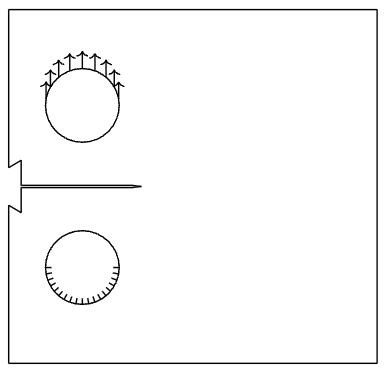
#> input picture examples/LEFM/images/compact_specimen.png, 388 x 373 px
$ python plot_compact_specimen.py
#> lines starting #> are read from the running program, lines starting #| are printed output that depends on the picture
r"""
.. _ref_lefm_compact_specimen_1:

Compact Tension Specimen: Fracture and Fatigue Analysis
-------------------------------------------------------

This script performs a detailed fracture and fatigue analysis of an ASTM E-399-72
compact tension (CT) specimen using principles of Linear Elastic Fracture
Mechanics (LEFM). It serves as a comprehensive educational and research tool,
demonstrating the theoretical and numerical workflow from fundamental
equations to result visualization.

**Analysis Workflow:**

1.  **Parameter Definition:** Establishes material properties (e.g., Young's
    modulus, fracture toughness) and specimen geometry based on the ASTM
    standard.
2.  **Geometric Factor Calculation:** Implements the standard polynomial function
    for the dimensionless geometry factor, $f(a/W)$.
3.  **Compliance Calculation:** Numerically computes the specimen's compliance,
    $C(a)$, by integrating the energy release rate, which is derived from the
    geometry factor. This step is crucial for linking stress-based and
    energy-based fracture criteria.
4.  **Fatigue Life Analysis:**
    *   Calculates the stress intensity factor range, $\Delta K$, using two
        equivalent LEFM methods:
        a.  **Direct Method:** Using the standard geometry factor, $f(a/W)$.
        b.  **Compliance Method:** Using the derivative of compliance, $dC/da$.
    *   Compares the results of both methods to verify the theoretical
        consistency.
    *   Integrates Paris' Law, $da/dN = C_{\text{Paris}}(\Delta K)^n$, to
        predict the fatigue life, plotting the crack length as a function of
        the number of cycles.
5.  **Verification and Visualization:** Generates plots to compare the
    different calculation methods and validates them against external
    experimental data.

**Theoretical Background:**

The analysis is based on the following key LEFM equations, which are also
detailed in the accompanying scientific paper:

*   **Stress Intensity Factor (SIF):**
    .. math::
        K_I = \frac{P}{B\sqrt{W}} f\left(\frac{a}{W}\right)

*   **Energy Release Rate and Compliance:**
    .. math::
        G = \frac{P^2}{2B} \frac{dC}{da} = \frac{K_I^2}{E'}

*   **Fatigue Crack Growth (Paris' Law):**
    .. math::
        \frac{da}{dN} = C_{\text{Paris}} (\Delta K)^n

This script demonstrates how these foundational concepts are applied to a
standard test case, providing a bridge between theory and practical
implementation.

"""

###############################################################################
# Import necessary libraries
# --------------------------
import numpy as np
import matplotlib.pyplot as plt
import matplotlib.image as mpimg
import os
import shutil
import sys

sys.path.insert(0, os.path.abspath('../../'))
plt.style.use('../../graph.mplstyle')
import plot_config as pcfg

img = mpimg.imread('images/compact_specimen.png')  # or .jpg, .tif, etc.
#> img is the input picture: shape (373, 388, 4) float32; mean R, G, B, A 0.975, 0.975, 0.975, 1
plt.imshow(img)
plt.axis('off')

# [6 lines of commented-out code are left out]
color_main = pcfg.color_blue
color_secondary = pcfg.color_orangered
color_tertiary = pcfg.color_gold
color_quaternary = pcfg.color_green
color_analytical = pcfg.color_black

###############################################################################
# Parameters definition
# ---------------------
# Define material and specimen parameters
E   = 211     # Young's modulus (kN/mm^2)
nu  = 0.3     # Poisson's ratio (-)
Gc  = 0.073   # Critical strain energy release rate (kN/mm)
m   = 2.08     # Paris' Law exponent (-)
Cparis = 1.615*10**(-8) * 10**(3*m/2)  # Paris' Law constant [mm^((2+3m)/2) / (cycle kN^m)]
Ep = E / (1.0 - nu**2) # Plane strain modulus (kN/mm^2)

# KIC_MPa_sqrtm = 130.0  # Fracture toughness in standard units (MPa√m)
# # Convert K_IC to consistent analysis units: kN/mm^(3/2)
# KIC = KIC_MPa_sqrtm * (1e-3) * np.sqrt(1000)
# # G_c is the energy required to create a unit area of crack surface
# Gc = KIC**2 / Ep

# %
# Define specimen geometry
b = 40.0  # Characteristic width of the specimen (mm)
B = 3.2   # Thickness (mm)

# %
# Crack length range and increment
a0 = 0.2  * b    # Initial crack length (mm)
af = 0.95 * b    # Final crack length (mm)
da = 0.0001 * b  # Small increment for high-accuracy numerical integration (mm)
a = np.arange(a0, af, da)  # Array of crack lengths (mm)


###############################################################################
# 3. Geometric Factor and Compliance Calculation
# ----------------------------------------------
# This section defines the geometry factor function and uses it to compute
# the specimen's compliance via numerical integration.

def geometry_factor(a, b):
    """
    Calculates the dimensionless geometry factor f(a/b) for an ASTM E-399 CT
    specimen. This polynomial expression is specified in the standard.
    """
    x = a / b
    numerator = (2 + x)
    denominator = (1 - x)**(1.5)
    polynomial = 0.886 + 4.64 * x - 13.32 * x**2 + 14.72 * x**3 - 5.6 * x**4
    return (numerator / denominator) * polynomial

# Calculate the geometric factor for the entire range of crack lengths
f_geometric = geometry_factor(a, b)

###############################################################################
# Calculate the critical force
# ----------------------------
# Critical force ($P_c$) based on LEFM
P_c = B * np.sqrt(b) * np.sqrt(Ep * Gc) / f_geometric

###############################################################################
# Compliance and stiffness calculations
# -------------------------------------
# Compliance (C) and stiffness (K) are calculated using numerical integration
# The compliance of the specimen witout crack is given by:
K0 = 2.232753e+01   # Initial stiffness (kN/mm)
C0 = 1.0/K0

# Define integration function using trapezoidal or Simpson's rule
from scipy.integrate import cumulative_trapezoid, cumulative_simpson

# Calculate compliance (C) and stiffness (K)
C = C0 / B * (1 + 2.0 / (C0 * Ep * b) * cumulative_trapezoid(f_geometric**2, a, initial=0))
K = 1.0 / C  # Stiffness is inverse of compliance

###############################################################################
# Plot: Stiffness ($K$) vs. crack length ($a$)
# --------------------------------------------
fig, ax1 = plt.subplots()

ax1.plot(a, K, color=color_analytical, linestyle='-')  # Plot K vs. a

ax1.set_xlabel(pcfg.crack_length_label)  # Label for crack length
ax1.set_ylabel(pcfg.stiffness_label)  # Label for stiffness
ax1.legend()

###############################################################################
# Plot: Compliance ($C$) vs. crack length ($a$)
# --------------------------------------------
fig, ax1 = plt.subplots()

ax1.plot(a, C, color=color_analytical, linestyle='-')

ax1.set_xlabel(pcfg.crack_length_label)
ax1.set_ylabel(pcfg.compliance_label)
ax1.legend()

###############################################################################
# dC/da term
# ----------
# This term is calculated as the derivative of compliance with respect to crack length
# note that the crack prpagates symetrically yo the right and the left, so we use 2*a for the derivative.
dCda_numerical = np.gradient(C, B*a)

# %
# Also is possible to obtain the relation directly by the following formula
dCda = 2*Gc / P_c**2

# Simple test to verify that the numerical and analytical dC/da are close
try:
    # Use a relative tolerance of 5% because numerical differentiation can
    # have inaccuracies.
    np.testing.assert_allclose(dCda_numerical, dCda, rtol=1e-2)
    print("Validation successful: Numerical dC/da matches analytical dC/da"
          " within tolerance.")
except AssertionError as e:
    print("Validation failed: Numerical and analytical dC/da do not match."
          f"\n{e}")


fig, ax1 = plt.subplots()
ax1.plot(a, dCda, color=color_analytical, linestyle='-', label='Analytical')  # Plot analytical dC/da
ax1.plot(a, dCda_numerical, color=color_quaternary, linestyle='--', label='Numerical')  # Plot numerical dC/da
ax1.grid(color='k', linestyle='-', linewidth=0.3)

ax1.set_xlabel(pcfg.crack_length_label)  # Label for crack length
ax1.set_ylabel(pcfg.dCda_label)
ax1.legend()

###############################################################################
# Plot: Critical force ($P_c$) vs. crack length ($a$) plain strain B=1
# --------------------------------------------------------------------
fig, ax1 = plt.subplots()

ax1.plot(a, P_c, color=color_analytical, linestyle='-', linewidth=2.0)  # Plot P_c vs. a
ax1.plot(a, np.sqrt(2.0 * Gc / dCda), color=color_quaternary, linestyle='--', label='dCda')
ax1.set_xlabel(pcfg.crack_length_label)  # Label for crack length
ax1.set_ylabel(pcfg.critical_force_label)  # Label for critical force
ax1.legend()

###############################################################################
# Save results to file
# --------------------
# results = np.column_stack((a, K, P_c, dCda))
# header = "a\tK\tPc\tdCda"
# np.savetxt(os.path.join(results_folder, "results.lefm"),
#            results, fmt="%.6e", delimiter="\t", header=header, comments="")


###############################################################################
# Specific curves
# ---------------
def get_u_P(ap0, a, P_c, C):
    index_ap0 = np.argmin(np.abs(a - ap0))
    P_c_a0 = P_c[index_ap0]
    u_c_a0 = P_c_a0 * C[index_ap0]

    u = P_c[index_ap0:] * C[index_ap0:]
    P = P_c[index_ap0:]
    a = a[index_ap0:]

    u0 = np.linspace(0, u[0], 1000)
    u = np.concatenate((u0, u))
    P = np.concatenate((u0 / C[index_ap0], P))
    a = np.concatenate((u0 * 0 + a[0], a))
    W = Gc * (a - ap0)
    C = u / P
    E = P**2 * C / 2
    # E = P*u / 2
    return u, P, a, W, E, u_c_a0, P_c_a0

# %
# Define specific crack length points for the analysis
ap0_points = np.array([0.2*b, 0.5*b, 0.7*b])  # Specific crack length points
ap0_colors = np.array(["red", "blue", "green"])  # Colors for these points in plots
ap0_style = ["-", "--", "--"]  # Line styles for these points
ap0_label = np.array([f"$a_0$={ap0_points[0]} mm", f"$a_0$={ap0_points[1]} mm ", f"$a_0$={ap0_points[2]} mm"])  # Labels for legend
index_ap0 = np.zeros(len(ap0_points), dtype=int)  # Indices of these points in the crack length array

# Find the indices of the specific crack length points in the array
i = 0
for a_i in ap0_points:
    index_ap0[i] = np.argmin(np.abs(a - a_i))  # Find the closest index
    i += 1

u1, P1, a1, W1, E1, u_c_a01, P_c_a01 = get_u_P(ap0_points[0], a, P_c, C)
u2, P2, a2, W2, E2, u_c_a02, P_c_a02 = get_u_P(ap0_points[1], a, P_c, C)
u3, P3, a3, W3, E3, u_c_a03, P_c_a03 = get_u_P(ap0_points[2], a, P_c, C)


# header_curves = "a\tu\tP\tstrain_energy\tfracture_energy"
# results_1 = np.column_stack((a1, u1, P1, E1, W1))
# np.savetxt(
#     os.path.join(
#         results_folder,
#         f"a0_{str(ap0_points[0]).replace('.', '')}.lefm_problem"
#     ),
#     results_1, fmt="%.6e", delimiter="\t", header=header_curves, comments=""
# )

# results_2 = np.column_stack((a2, u2, P2, E2, W2))
# np.savetxt(
#     os.path.join(
#         results_folder,
#         f"a0_{str(ap0_points[1]).replace('.', '')}.lefm_problem"
#     ),
#     results_2, fmt="%.6e", delimiter="\t", header=header_curves, comments=""
# )

# results_3 = np.column_stack((a3, u3, P3, E3, W3))
# np.savetxt(
#     os.path.join(
#         results_folder,
#         f"a0_{str(ap0_points[2]).replace('.', '')}.lefm_problem"
#     ),
#     results_3, fmt="%.6e", delimiter="\t", header=header_curves, comments=""
# )

###############################################################################
# Plot: Displacement ($u$) vs. Force ($P$)
# ----------------------------------------
fig, ax1 = plt.subplots()

ax1.plot(u1, P1, color=color_secondary, linestyle='--', label=ap0_label[0])
ax1.plot(u2, P2, color=color_analytical, linestyle='-', label=ap0_label[1])
ax1.plot(u3, P3, color=color_main, linestyle='-.', label=ap0_label[2])

ax1.set_xlabel(pcfg.displacement_label)
ax1.set_ylabel(pcfg.force_label)
ax1.legend()

plt.show()
#> figure, not shown here; curve peaks at x = 8, y = 71.45
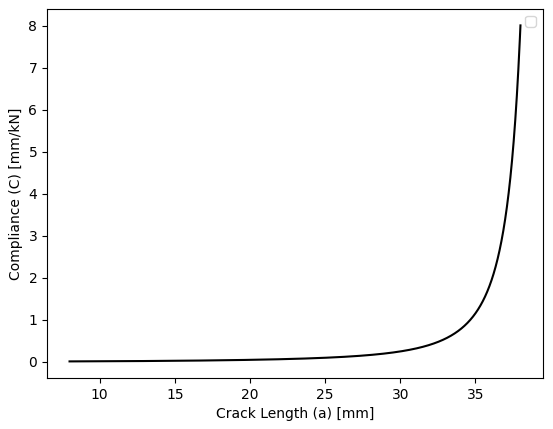
#> figure drawn by matplotlib, 1 panel; curve peaks at x = 38, y = 8.01
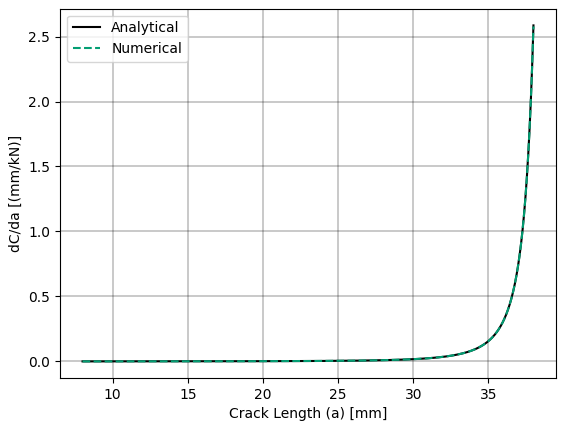
#> figure drawn by matplotlib, 1 panel; curve peaks at x = 38, y = 2.59; curve peaks at x = 38, y = 2.58
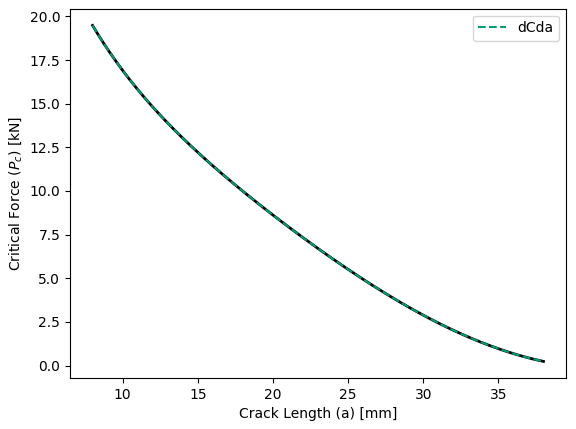
#> figure drawn by matplotlib, 1 panel; curve peaks at x = 8, y = 19.48; curve peaks at x = 8, y = 19.48
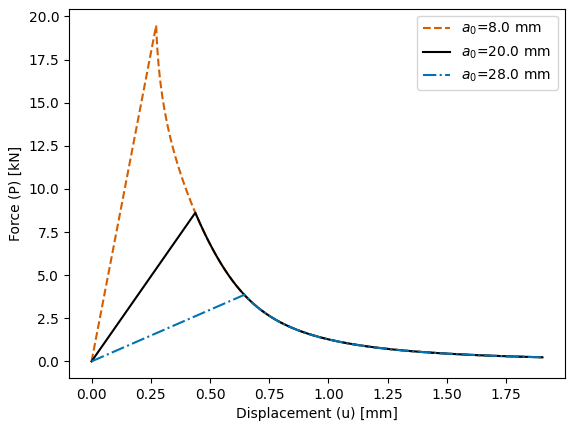
#> figure drawn by matplotlib, 1 panel

###############################################################################
# Plot: ($a$) vs. Energy ($E$)
# ----------------------------
fig, ax1 = plt.subplots()

ax1.plot(a1, E1, color=color_analytical, linestyle='-', label=ap0_label[0])
ax1.plot(a2, E2, color=color_secondary, linestyle='--', label=ap0_label[1])
ax1.plot(a3, E3, color=color_main, linestyle='--', label=ap0_label[2])

ax1.set_xlabel(pcfg.crack_length_label)
ax1.set_ylabel(pcfg.strain_energy_label)
ax1.legend()


###############################################################################
# Energy calculations for a0=0.3 mm
# ---------------------------------
fig, ax1 = plt.subplots()

ax1.plot(u1, a1, color=color_analytical, linestyle='-', label=ap0_label[0])
ax1.plot(u2, a2, color=color_secondary, linestyle='--', label=ap0_label[1])
ax1.plot(u3, a3, color=color_main, linestyle='--', label=ap0_label[2])

ax1.set_xlabel(pcfg.displacement_label)
ax1.set_ylabel(pcfg.crack_length_label)
ax1.legend()

###############################################################################
# Fatigue Life Calculation and Validation
# ---------------------------------------

a0_fatigue = 0.2*b # Initial crack length [mm]
af_fatigue = 0.9*b # Final crack length [mm]

# %%
# To perform the fatigue analysis in that range, will be needed to tlice the arrays to obtain the values of the compliance and crack area in that range.

def slice_array_by_values(a, value_1, value_2):
    """
    Returns a slice of the array `a` between the indices of the nearest values to `value_1` and `value_2`.

    Parameters:
    a (numpy.ndarray): The input array.
    value_1 (float): The first value to find in the array.
    value_2 (float): The second value to find in the array.

    Returns:
    numpy.ndarray: A new array sliced between the indices of the nearest values to `value_1` and `value_2`.
    """
    # Find the indices of the nearest values
    index_1 = (np.abs(a - value_1)).argmin()
    index_2 = (np.abs(a - value_2)).argmin()

    # Ensure index_1 is less than index_2
    if index_1 > index_2:
        index_1, index_2 = index_2, index_1

    # Return the sliced array
    return index_1, index_2 + 1

# %%
# Slice the arrays to obtain the fatigue region
i_o_1, i_f_1 = slice_array_by_values(a, a0_fatigue, af_fatigue)
a_fatigue = a[i_o_1:i_f_1]  # Crack lengths in the fatigue range
f_geometric_fatigue = f_geometric[i_o_1:i_f_1]
dCda_fatigue = dCda[i_o_1:i_f_1]  # Compliance derivative in the fatigue range

# This section calculates the fatigue life (number of cycles vs. crack length)
# using two theoretically equivalent LEFM approaches:
#
# 1. Stress-Based Method: Using the geometric factor f(a/W) to find Delta_K.
# 2. Energy-Based Method: Using the compliance derivative dC/da.
#
# The results are then compared to validate the numerical implementation.

# --- Fatigue Material Properties ---
AP = 1.5   # Applied cyclic force range (Delta_P) [kN]
Ni = 0     # Initial number of cycles

# --- Method 1: Fatigue Life from Geometric Factor ---
# Calculate the stress intensity factor range (Delta_K)
AK = AP / (B * np.sqrt(b)) * f_geometric_fatigue  # Stress intensity factor range
# Integrate Paris' Law: Nf = integral(1 / (C * (Delta_K)^m)) da
# For numerical stability, constant terms are pulled out of the integral.
Nf_f_geometric = Ni + 1/(Cparis * (AP/(B*np.sqrt(b)))**m) * \
    cumulative_trapezoid(1/(f_geometric_fatigue**m), a_fatigue, initial=0)
# Nf_f_geometric = Ni + cumulative_trapezoid(1 / (Cparis * AK**m), a, initial=0)

# --- Method 2: Fatigue Life from Compliance Derivative (dC/da) ---
# This uses the energy-based formulation of Paris' Law.
Nf_dCda = Ni + 1 / (Cparis * (Ep / (2 * B))**(m / 2) * AP**m) * \
    cumulative_trapezoid(1 / (dCda_fatigue*(B))**(m / 2), a_fatigue, initial=0)

# --- Validation Test ---
# Verify that both methods produce nearly identical results. A small tolerance
# is required to account for numerical errors from integration and differentiation.
try:
    # Use a relative tolerance of 1% (rtol=1e-2).
    np.testing.assert_allclose(Nf_f_geometric, Nf_dCda, rtol=1e-2)
    print("Validation successful: Fatigue life calculations from geometric"
          " factor and dC/da are consistent.")
except AssertionError as e:
    print("Validation FAILED: The two fatigue life calculation methods do not"
          f" match.\n{e}")


###############################################################################
# Plot:
# -----
fig, ax1 = plt.subplots()

ax1.plot(Nf_f_geometric, a_fatigue, color=color_main, linestyle='-', label=r"geometric")
ax1.plot(Nf_dCda, a_fatigue, color=color_secondary, linestyle='--', label=r"dCda")

ax1.set_xlabel(pcfg.cycles_label)
ax1.set_ylabel(pcfg.crack_length_label)
ax1.legend()

plt.show()
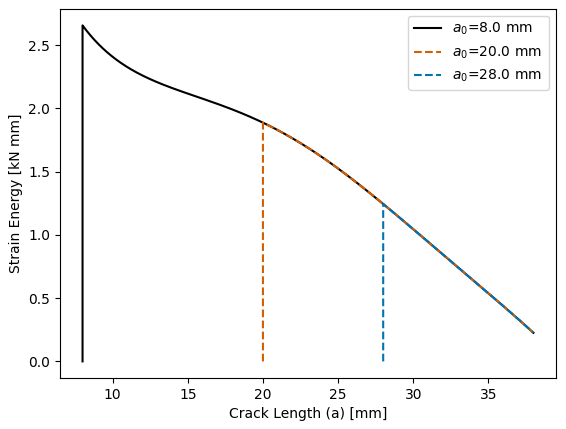
#> figure drawn by matplotlib, 1 panel
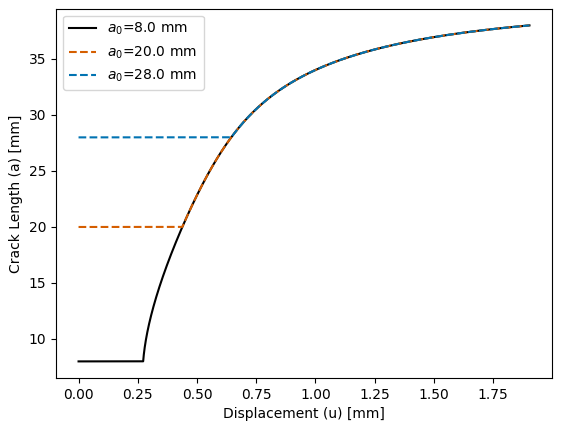
#> figure drawn by matplotlib, 1 panel
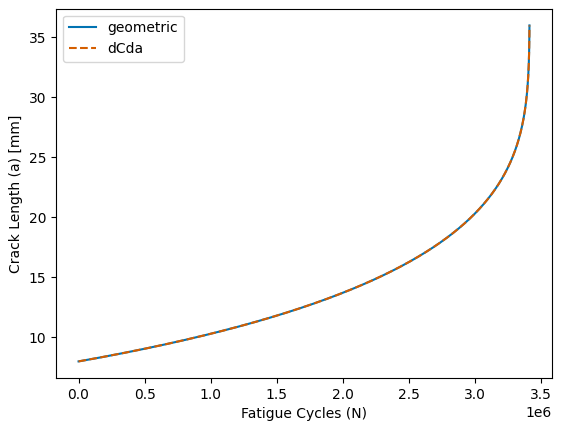
#> figure drawn by matplotlib, 1 panel; curve peaks at x = 3412326.2, y = 36; curve peaks at x = 3412326.2, y = 36

# header_fatigue = "cycles\ta"
# results_fatigue = np.column_stack((Nf_dCda, a_fatigue))
# np.savetxt(
#     os.path.join(
#         results_folder,
#         f"a_{str(a0_fatigue).replace('.', '')}_{str(af_fatigue).replace('.', '')}.lefm_fatigue"
#     ),
#     results_fatigue, fmt="%.6e", delimiter="\t", header=header_fatigue, comments=""
# )
